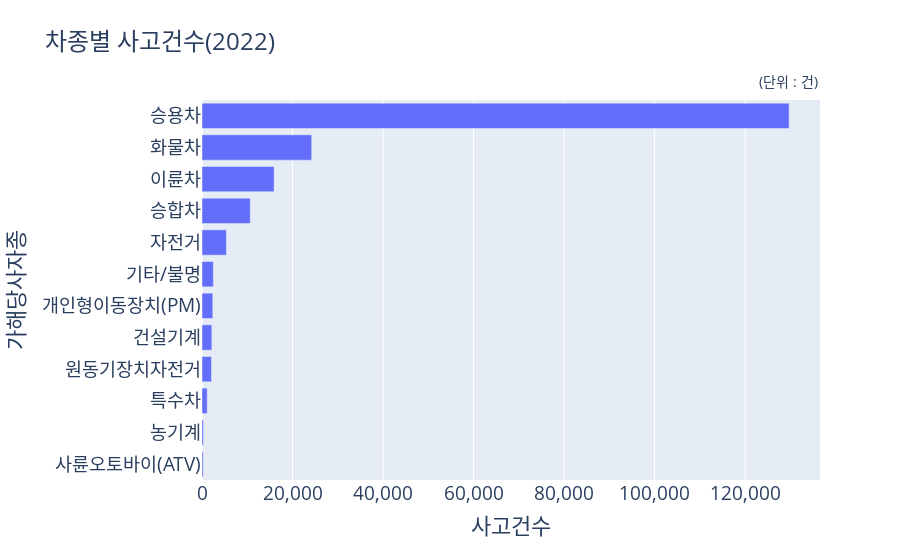

This figure's notebook cell:
### Code cell
### 막대그래프 - 수평
f_sort_asc = ff_sort.sort_values('사고건수', ascending=True)
fig = px.bar(f_sort_asc, x = '사고건수', y = '가해당사자종', title='차종별 사고건수(2022)')
fig.update_yaxes(title_font=dict(size=22), tickfont=dict(size=18.5))
fig.update_xaxes(tickformat=',d', title_font=dict(size=22), tickfont=dict(size=18.5))
fig.update_layout(title_font=dict(size=24))
# 그래프 우측 상단에 주석 추가
fig.add_annotation(text="(단위 : 건)",
                   xref="paper", yref="paper",
                   x=1, y=1.08,  # 조정하여 위치 조절 가능
                   showarrow=False,
                   font=dict(size=14))
fig.show()

### Figure 1 — Plotly figure (JSON) as saved in the notebook; plotly's stock layout.template omitted (floating-point values rounded to 4 significant figures)
{"data": [{"alignmentgroup": "True", "hovertemplate": "사고건수=%{x}<br>가해당사자종=%{y}<extra></extra>", "legendgroup": "", "marker": {"color": "#636efa", "pattern": {"shape": ""}}, "name": "", "offsetgroup": "", "orientation": "h", "showlegend": false, "textposition": "auto", "type": "bar", "x": [266, 330, 1148, 2097, 2175, 2386, 2503, 5393, 10664, 15932, 24233, 129709], "xaxis": "x", "y": ["사륜오토바이(ATV)", "농기계", "특수차", "원동기장치자전거", "건설기계", "개인형이동장치(PM)", "기타/불명", "자전거", "승합차", "이륜차", "화물차", "승용차"], "yaxis": "y"}], "layout": {"annotations": [{"font": {"size": 14}, "showarrow": false, "text": "(단위 : 건)", "x": 1, "xref": "paper", "y": 1.08, "yref": "paper"}], "barmode": "relative", "legend": {"tracegroupgap": 0}, "title": {"font": {"size": 24}, "text": "차종별 사고건수(2022)"}, "xaxis": {"anchor": "y", "domain": [0, 1], "tickfont": {"size": 18.5}, "tickformat": ",d", "title": {"font": {"size": 22}, "text": "사고건수"}}, "yaxis": {"anchor": "x", "domain": [0, 1], "tickfont": {"size": 18.5}, "title": {"font": {"size": 22}, "text": "가해당사자종"}}}}
